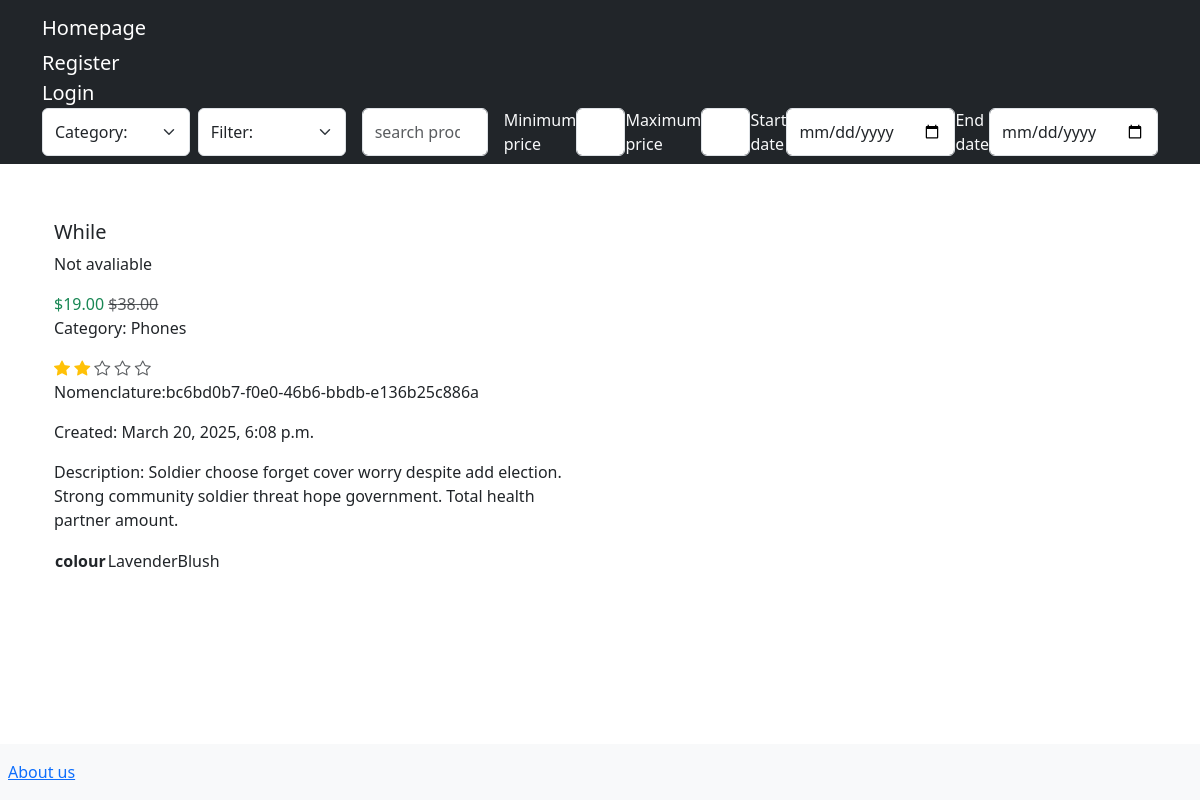
The app's page /shop/product/102/ with its own data.
### shop/models.py (models this page shows, shortened)
class Product(models.Model):
    name = models.CharField(max_length=100)
    description = models.TextField(null=True, blank=True)
    entity = models.PositiveIntegerField(default=0)
    price = models.DecimalField(max_digits=7, decimal_places=2)
    available = models.BooleanField(default=True)
    category = models.ForeignKey(
        Category, on_delete=models.CASCADE, related_name="products"
    )
    nomenclature = models.CharField(unique=True, max_length=50)
    image_path = models.CharField(max_length=200, null=True)
    created_at = models.DateTimeField(auto_now_add=True)
    updated_at = models.DateTimeField(auto_now=True)
    rating = models.FloatField(default=0.0)
    attributes = models.JSONField(default=dict)
    discount = models.IntegerField(default=0)
    class Meta:
        ordering = ["-created_at"]
        db_table = "products"
        unique_together = ["name", "description"]

class Category(models.Model):
    name = models.CharField(max_length=100, unique=True)
    description = models.TextField(null=True, blank=True)
    created_at = models.DateTimeField(auto_now_add=True)
    def __str__(self):
        return self.name
    class Meta:
        verbose_name_plural = "Categories"
        ordering = ["name"]
        db_table = "categories"

### shop/views.py (the view)
# urls.py: path("product/<int:product_id>/", product_details, name="product_details"),
def product_details(request, product_id):
    product = get_object_or_404(Product, id=product_id)
    return render(request, "product_detail.html", {"product": product})

### shop/templatetags/math_filters.py (called while the page is built)
@register.filter
def calculate_discount(value, arg):
    discount_value = value * arg / 100
    return value - discount_value

### shop/templates/product_detail.html (shortened to what this page needs)
{% extends 'base.html' %}
{% load math_filters %}
{% block content %}
    <div class="container my-3">
        <div class="row">
            <div class="col-md-6">
            </div>
        </div>
        <div class="row">
            <div class="col-md-6">
                <h5>
                    {{ product.name }}
                </h5>
                {% if product.available %}
                    <p>Entity:{{ product.entity }}</p>
                {% else %}
                    <p>Not avaliable</p>
                {% endif %}
                {% if product.discount %}
                    <span class="text-success">
                        ${{ product.price|calculate_discount:product.discount }}
                    </span>
                    <span class="text-muted text-decoration-line-through">
                        ${{ product.price }}
                    </span>
                {% else %}
                    <p class="text-success">
                        ${{ product.price }}
                    </p>
                {% endif %}
                <p>
                    Category: {{ product.category }}
                </p>
                {% for i in "12345" %}
                    {% if forloop.counter <= product.rating %}
                        <i class="bi bi-star-fill text-warning"></i>
                    {% else %}
                        <i class="bi bi-star text-muted"></i>
                    {% endif %}
                {% endfor %}
                <p>
                    Nomenclature:{{ product.nomenclature }}
                </p>
                <p>
                    Created: {{ product.created_at }}
                </p>
            </div>
        </div>
        <div class="row">
            <div class="col-md-6">
                {% if product.description %}
                <p>
                    Description: {{ product.description }}
                </p>
                {% endif %}
            </div>
        </div>
        <div class="row">
            <div class="col-md-6">
                <table>
                    {% for key, value in product.attributes.items %}
                        <tr>
                            <th>
                                {{ key }}
                            </th>
                            <td>
                                {{ value }}
                            </td>
                        </tr>
                    {% endfor %}
                </table>
            </div>
        </div>
    </div>
{% endblock %}

### shop/templates/base.html (shortened to what this page needs)
<!DOCTYPE html>
<html lang="en">
<head>
    <link rel="stylesheet" href="https://cdn.jsdelivr.net/npm/bootstrap@5.3.0/dist/css/bootstrap.min.css">
    <link rel="stylesheet" href="https://cdn.jsdelivr.net/npm/bootstrap-icons/font/bootstrap-icons.css">
</head>
<body class="d-flex flex-column vh-100">
    <header>
        <nav class="navbar navbar-dark bg-dark">
            <div class="container d-flex flex-column">
                <div class="navbar-nav w-100">
                    <a href="{% url 'shop:home' %}" class="navbar-brand">Homepage</a>
                </div>
                <div class="callapse navbar-collapse w-100">
                    <ul class="navbar-nav ms-auto">
                    {% if request.user.is_authenticated %}
                        <li class="nav-item">
                            <a class="nav-link" href="{% url 'accounts:profile' %}">
                                {{ request.user.username }}
                            </a>
                        </li>
                        <li class="nav-item">
                            <a class="nav-link" href="{% url 'accounts:logout' %}">
                                Log out
                            </a>
                        </li>
                    {% else %}
                    <li class="nav-item">
                        <a href="{% url 'accounts:register' %}" class="navbar-brand">
                            Register
                        </a>
                    </li>
                    <li class="nav-item">
                        <a href="{% url 'accounts:login' %}" class="navbar-brand">
                            Login
                        </a>
                    </li>
                    {% endif %}
                    </ul>
                </div>
                <div class="nav-item text-light">
                    <form action="{% url 'shop:home' %}" method="GET" class="d-flex mx-auto">
                        <select name="category" id="" class="form-select me-2" onchange="this.form.submit()">
                            <option value="">
                                Category:
                            </option>
                        </select>
                        <select name="filter" id="" class="form-select me-3" onchange="this.form.submit()">
                            <option value="" {% if not request.GET.filter  %}
                            selected
                            {% endif %}>
                                Filter:
                            </option>
                        </select>
                        <input type="search" name="search" class="form-control me-3" placeholder="search products" onchange="this.form.submit()" value="{{ request.GET.search|default:'' }}">
                        <label for="min_price">Minimum price</label>
                        <input type="number" name="min_price" class="w-25 form-control" min="0" onchange="this.form.submit()" value="{{ request.GET.min_price|default:'' }}">
                        <label for="max_price">Maximum price</label>
                        <input type="number" name="max_price" class="w-25 form-control" min="0" onchange="this.form.submit()" value="{{ request.GET.max_price|default:'' }}">
                        <label for="start_date">Start date</label>
                        <input type="date" name="start_date" class="w-25 form-control" onchange="this.form.submit()" value="{{ request.GET.start_date|default:'' }}">
                        <label for="end_date">End date</label>
                        <input type="date" name="end_date" class="w-25 form-control" onchange="this.form.submit()" value="{{ request.GET.end_date|default:'' }}">
                    </form>
                </div>
            </div>
        </nav>
    </header>
    <main class="container mt-3 flex-shrink-0">
        {% block content %}
        {% endblock %}
    </main>
    <footer class="footer mt-auto py-3 px-2 bg-light">
        <a href="{% url 'shop:about' %}">About us</a>
    </footer>
</body>
</html>

### records on screen
Product: name "While", price|calculate_discount "19.00", price "38.00", category "Phones", nomenclature "bc6bd0b7-f0e0-46b6-bbdb-e136b25c886a", created_at "March 20, 2025, 6:08 p.m.", description "Soldier choose forget cover worry despite add election. Strong community soldier threat hope government. Total health partner amount."

### other values on screen
{{ key }} "colour"
{{ value }} "LavenderBlush"
